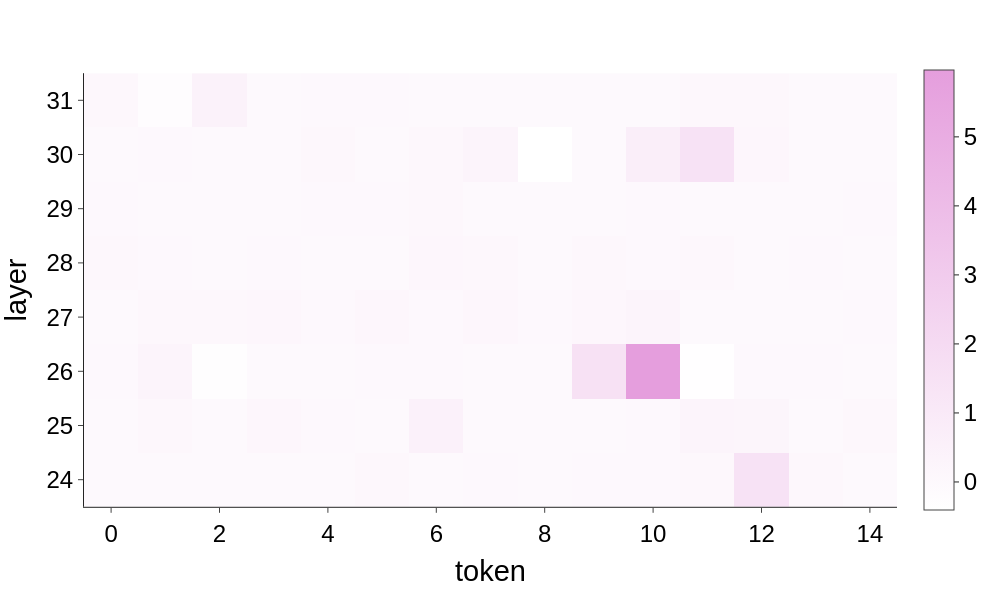

The notebook cell this image was saved under:
### Code cell
# visualize our results!
fig = px.imshow(
    causal_effects,
    x=list(range(model.config.num_attention_heads)),
    y=list(range(24,32)),
    template='simple_white',
    color_continuous_scale=[[0, '#FFFFFF'], [1, "#E59EDD"]]
)

fig.update_layout(
    xaxis_title='token',
    yaxis_title='layer',
    yaxis=dict(autorange='min'),
    font=dict(
        family="Arial, sans-serif",
        size=24,  # Global font size
        color="black"
    ),
    height=600,
    width=1000
)

fig.show()

### Figure 1 — Plotly figure (JSON) as saved in the notebook; plotly's stock layout.template omitted (floating-point values rounded to 4 significant figures)
{"data": [{"coloraxis": "coloraxis", "hovertemplate": "x: %{x}<br>y: %{y}<br>color: %{z}<extra></extra>", "name": "0", "type": "heatmap", "x": [0, 1, 2, 3, 4, 5, 6, 7, 8, 9, 10, 11, 12, 13, 14], "xaxis": "x", "y": [24, 25, 26, 27, 28, 29, 30, 31], "yaxis": "y", "z": [[0.0, 0.0, 0.0, 0.0, 0.0, 0.09375, 0.0, 0.0625, 0.0, 0.0625, 0.0625, 0.09375, 1.469, 0.125, 0.0], [0.0, 0.09375, 0.0, 0.1562, 0.0625, 0.0, 0.5312, -0.03125, 0.0, 0.0, 0.0625, 0.3438, 0.2812, 0.0, 0.125], [0.0625, 0.3438, -0.2812, 0.0, 0.0, 0.0625, 0.0625, 0.0, 0.0, 1.594, 5.969, -0.3438, 0.0625, 0.0625, 0.0], [0.0, 0.09375, 0.09375, 0.1875, 0.03125, 0.1875, 0.0625, 0.1875, 0.0625, 0.1875, 0.3438, 0.0, 0.0, 0.0, 0.0625], [0.09375, 0.0625, 0.0, 0.0625, 0.0, 0.0, 0.1562, 0.09375, 0.0, 0.09375, 0.0625, 0.09375, 0.0, 0.0625, 0.0], [0.0625, 0.0, 0.0, 0.0, 0.0625, 0.0625, 0.09375, 0.0, -0.03125, 0.0, 0.0625, 0.0, 0.0, 0.0, 0.03125], [0.0, 0.0625, 0.0, 0.0, 0.09375, -0.03125, 0.125, 0.3438, -0.4062, 0.0, 0.7188, 1.469, 0.1562, 0.0, 0.0], [0.125, -0.2188, 0.4688, 0.0, 0.0625, 0.03125, 0.0, 0.0, 0.0, 0.0, 0.0, 0.09375, 0.09375, 0.0, 0.0]]}], "layout": {"coloraxis": {"colorscale": [[0, "#FFFFFF"], [1, "#E59EDD"]]}, "font": {"color": "black", "family": "Arial, sans-serif", "size": 24}, "height": 600, "margin": {"t": 60}, "width": 1000, "xaxis": {"anchor": "y", "constrain": "domain", "domain": [0, 1], "scaleanchor": "y", "title": {"text": "token"}}, "yaxis": {"anchor": "x", "autorange": "min", "constrain": "domain", "domain": [0, 1], "title": {"text": "layer"}}}}
